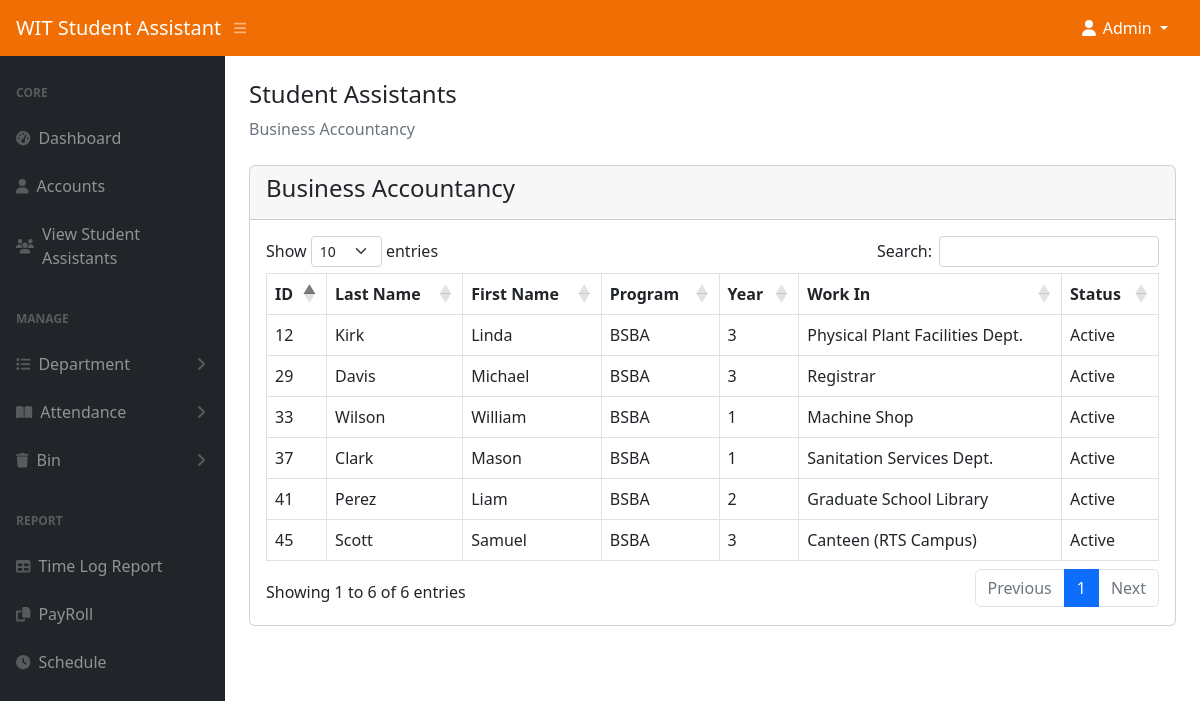
The page /admin/bsba.php (signed in) on the database its author committed.
### tables this page shows
CREATE TABLE `student_assistant` (
  `id` int(11) NOT NULL,
  `last_name` varchar(50) NOT NULL,
  `first_name` varchar(50) NOT NULL,
  `program` varchar(100) NOT NULL,
  `year` int(11) NOT NULL,
  `work` varchar(255) NOT NULL,
  `fingerprint_id` int(11) DEFAULT NULL,
  `image` text DEFAULT NULL,
  `status` tinyint(1) NOT NULL DEFAULT 0 COMMENT '0-visible,1=hidden,2=deleted',
  `age` int(11) NOT NULL,
  `sex` varchar(100) NOT NULL,
  `civil_status` varchar(100) NOT NULL,
  `date_of_birth` varchar(100) NOT NULL,
  `city_address` text NOT NULL,
  `contact_no1` varchar(15) NOT NULL,
  `contact_no2` varchar(15) NOT NULL,
  `contact_no3` varchar(15) NOT NULL,
  `province_address` text NOT NULL,
  `guardian` varchar(100) NOT NULL,
  `honor_award` text NOT NULL,
  `past_scholar` varchar(100) NOT NULL,
  `present_scholar` varchar(999) NOT NULL,
  `work_experience` text NOT NULL,
  `special_talent` text NOT NULL,
  `out_name1` varchar(100) DEFAULT NULL,
  `comp_add1` varchar(255) DEFAULT NULL,
  `cn1` varchar(20) DEFAULT NULL,
  `out_name2` varchar(100) DEFAULT NULL,
  `comp_add2` varchar(255) DEFAULT NULL,
  `cn2` varchar(20) DEFAULT NULL,
  `out_name3` varchar(100) DEFAULT NULL,
  `comp_add3` varchar(255) DEFAULT NULL,
  `cn3` varchar(20) DEFAULT NULL,
  `from_wit1` varchar(100) DEFAULT NULL,
  `comp_add4` varchar(255) DEFAULT NULL,
  `cn4` varchar(20) DEFAULT NULL,
  `from_wit2` varchar(100) DEFAULT NULL,
  `comp_add5` varchar(255) DEFAULT NULL,
  `cn5` varchar(20) DEFAULT NULL,
  `from_wit3` varchar(100) DEFAULT NULL,
  `comp_add6` varchar(255) DEFAULT NULL,
  `cn6` varchar(20) DEFAULT NULL,
  `fathers_name` varchar(100) DEFAULT NULL,
  `fathers_occ` varchar(100) DEFAULT NULL,
  `fathers_income` decimal(10,2) DEFAULT NULL,
  `mothers_name` varchar(100) DEFAULT NULL,
  `mothers_occ` varchar(100) DEFAULT NULL,
  `mothers_income` decimal(10,2) DEFAULT NULL,
  `siblings` text DEFAULT NULL
);

### admin/bsba.php (the view, shortened to what this page needs)
<?php
include('authentication.php');
include('includes/header.php');
?>
<div class="container-fluid px-4">
    <h4 class="mt-4">Student Assistants</h4>
    <ol class="breadcrumb mb-4">
        <li class="breadcrumb-item active">Business Accountancy</li>
    </ol>
    <div class="row">
        <div class="col-md-12">
            <div class="card">
                <div class="card-header">
                    <h4>Business Accountancy</h4>
                </div>
                <div class="card-body">
                    <table id="myTable" class="table table-bordered">
                        <thead>
                            <tr>
                                <th>ID</th>
                                <th>Last Name</th>
                                <th>First Name</th>
                                <th>Program</th>
                                <th>Year</th>
                                <th>Work In</th>
                                <th>Status</th>
                            </tr>
                        </thead>
                        <tbody>
                            <?php
                            $query = "SELECT * FROM student_assistant WHERE program ='BSBA'";
                            $query_run = mysqli_query($con, $query);
                            if (mysqli_num_rows($query_run) > 0) {
                                foreach ($query_run as $row) {
                            ?>
                                    <tr>
                                        <td><?= $row['id']; ?></td>
                                        <td><?= $row['last_name']; ?></td>
                                        <td><?= $row['first_name']; ?></td>
                                        <td><?= $row['program']; ?></td>
                                        <td><?= $row['year']; ?></td>
                                        <td><?= $row['work']; ?></td>
                                        <td>Active</td>
                                    <?php
                                }
                            } else {
                                    ?>
                                    <tr>
                                        <td colspan="6">No Record Found</td>
                                    </tr>
                                <?php
                            }
                                ?>
                        </tbody>
                    </table>
                </div>
            </div>
        </div>
    </div>
</div>
<?php
include('includes/scripts.php');
?>

### rows shown on the page
student_assistant: id "12", last_name "Kirk", first_name "Linda", program "BSBA", year "3", work "Physical Plant Facilities Dept."
student_assistant: id "29", last_name "Davis", first_name "Michael", program "BSBA", year "3", work "Registrar"
student_assistant: id "33", last_name "Wilson", first_name "William", program "BSBA", year "1", work "Machine Shop"
student_assistant: id "37", last_name "Clark", first_name "Mason", program "BSBA", year "1", work "Sanitation Services Dept."
student_assistant: id "41", last_name "Perez", first_name "Liam", program "BSBA", year "2", work "Graduate School Library"
student_assistant: id "45", last_name "Scott", first_name "Samuel", program "BSBA", year "3", work "Canteen (RTS Campus)"
